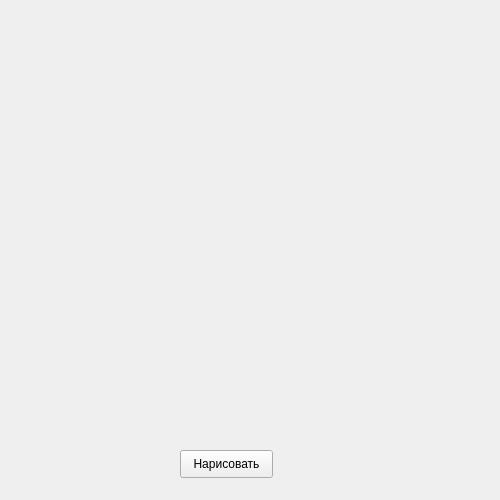
<?xml version="1.0" encoding="UTF-8"?>
<ui version="4.0">
 <class>MainWindow</class>
 <widget class="QMainWindow" name="MainWindow">
  <property name="geometry">
   <rect>
    <x>0</x>
    <y>0</y>
    <width>500</width>
    <height>500</height>
   </rect>
  </property>
  <property name="windowTitle">
   <string>MainWindow</string>
  </property>
  <widget class="QWidget" name="centralwidget">
   <widget class="QPushButton" name="pushButton_paint">
    <property name="geometry">
     <rect>
      <x>180</x>
      <y>450</y>
      <width>93</width>
      <height>28</height>
     </rect>
    </property>
    <property name="text">
     <string>Нарисовать</string>
    </property>
   </widget>
  </widget>
 </widget>
 <resources/>
 <connections/>
</ui>
